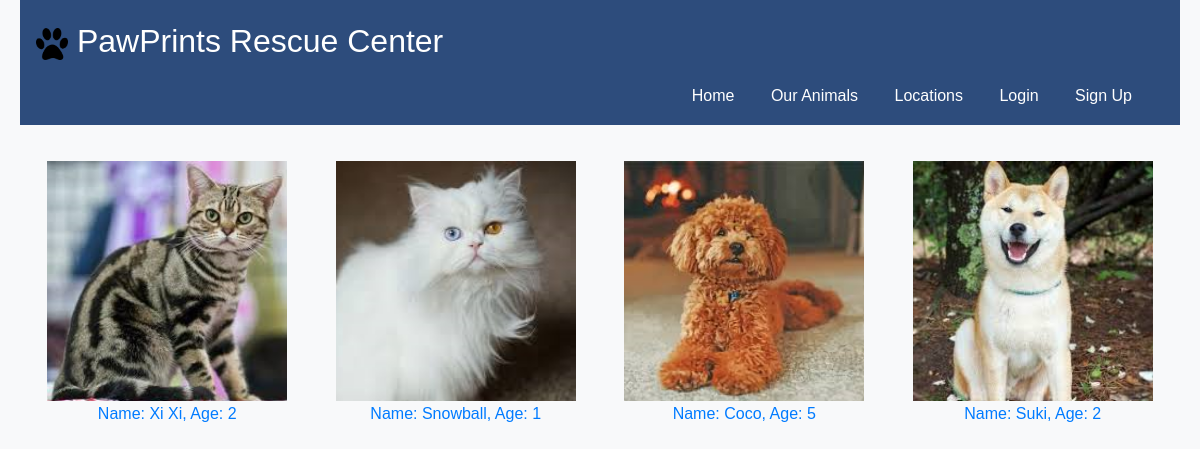
Before: /animals/ with the older database file.
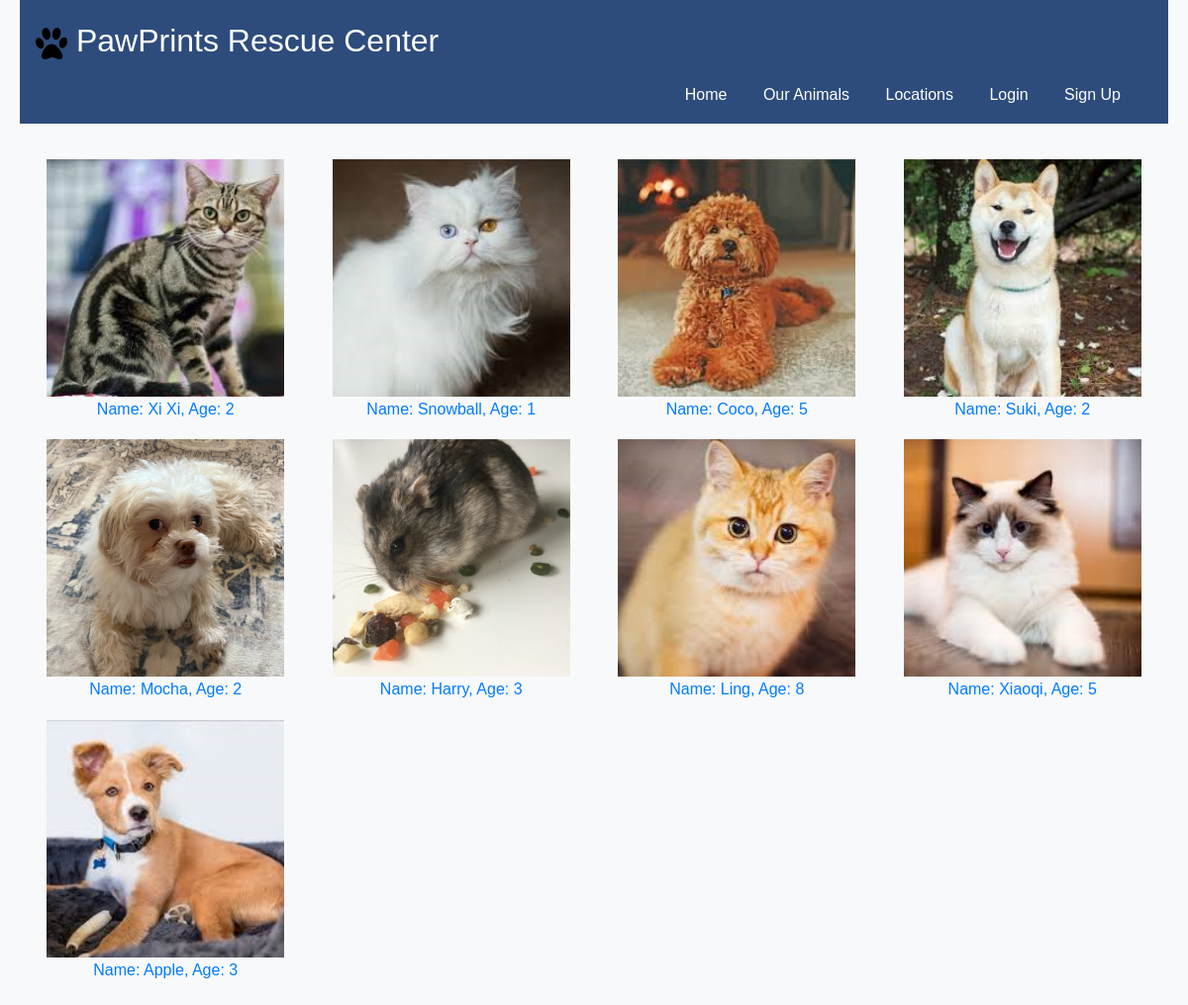
After: the same page with the newer database file.
### shelterapp/models.py (models this page shows, shortened)
class Animal(models.Model):
    animalID = models.AutoField(primary_key=True)
    name = models.CharField(max_length=100)
    species = models.CharField(max_length=100)
    breed = models.CharField(max_length=100)
    age = models.IntegerField()
    gender = models.CharField(max_length=10)
    dateOfArrival = models.DateField()
    adoptedOrNot = models.IntegerField()
    healthStatus = models.CharField(max_length=100)
    description = models.TextField()
    locationID = models.IntegerField()
    reasonForIntake = models.CharField(max_length=100)
    adoptionFee = models.IntegerField()

### shelterapp/views.py (the view)
# urls.py: path('animals/', views.view_animals, name='view_animals'),  # View list of animals
def view_animals(request):
    animals = Animal.objects.all()
    return render(request, 'view_animals.html', {'animals': animals})

### shelterapp/templates/view_animals.html (shortened to what this page needs)
<!DOCTYPE html>
<html lang="en">
<head>
    <link rel="stylesheet" href="https://cdn.jsdelivr.net/npm/bootstrap@5.3.2/dist/css/bootstrap.min.css">
    {% load static %}
    <link rel="stylesheet" href="{% static 'shelterapp/css/style.css' %}">
</head>
<body>
    <div id="header">
        <a href="{% url 'default_page' %}">
            <p id="title">
                <img src="{% static 'shelterapp/images/' %}pawprint.png" alt="pawprint" id="logo">
                PawPrints Rescue Center
            </p>
        </a>
        {% if user.is_authenticated %}
            <ul id="nav">
                <li><a href="{% url 'default_page' %}">Home</a></li>
                {% if user.is_staff %}
                    <li><a href="{% url 'staff_dashboard' %}">Dashboard</a></li>
                {% else %}
                    <li><a href="{% url 'adopter_dashboard' %}">Dashboard</a></li>
                {% endif %}
                <li><a href="{% url 'view_animals' %}">Our Animals</a></li>
                <li><a href="{% url 'view_shelters' %}">Locations</a></li>
                <li>
                    <form id="logout" method="POST" action="{% url 'user_logout' %}">
                        {% csrf_token %}
                        <button type="submit" class="btn btn-danger w-100">Sign Out</button>
                    </form>
                </li>
            </ul>
        {% else %}
            <ul id="nav">
                <li><a href="{% url 'default_page' %}">Home</a></li>
                <li><a href="{% url 'view_animals' %}">Our Animals</a></li>
                <li><a href="{% url 'view_shelters' %}">Locations</a></li>
                <li><a href="{% url 'adopter_login' %}">Login</a></li>
                <li><a href="{% url 'adopter_signup' %}">Sign Up</a></li>
            </ul>
        {% endif %}
    </div>
    <div id="content">
        <ul id="animal_gallery">
            {% for animal in animals %}
                <li>
                    <img src="{% static 'shelterapp/images/animals/' %}{{ animal.animalID }}.png" alt="{{ animal.name }}">
                    <br>
                    <a href="{% url 'animal_profile' animal.animalID %}">
                    Name: {{ animal.name }}, Age: {{ animal.age }}
                    </a>
                </li>
            {% empty %}
            <tr>
                <td colspan="11">No animals available.</td>
            </tr>
            {% endfor %}
        </ul>
    </div>
</body>
</html>

### shelter/static/shelterapp/css/style.css (style rules this page uses)
* { margin: 0; padding: 0; box-sizing: border-box; }
body { font-family: "Arial", sans-serif; line-height: 1.6; background-color: #f8f9fa; color: #333; padding: 0 20px; }
a { text-decoration: none; color: #007bff; }
#header { background-color: #2d4c7c; padding: 1em; position: relative; z-index: 1; }
#title { color: #fff; font-size: 2rem; }
#nav { text-align: right; margin: 0; }
#nav li { display: inline-block; padding-right: 2rem; }
#nav a { text-decoration: none; color: #ffffff; }
#logo { width: 2rem; height: 2rem; }
#animal_gallery { margin-top: 2vw; display: grid; grid-template-columns: repeat(4, 1fr); gap: 1.5vw; padding: 1vw; }
#animal_gallery li { list-style-type: none; text-align: center; }
#animal_gallery img { width: 20vw; }

Changed rows visible on the page:
added Animal: shows a picture, name "Mocha", age "2"
added Animal: shows a picture, name "Harry", age "3"
added Animal: shows a picture, name "Ling", age "8"
added Animal: shows a picture, name "Xiaoqi", age "5"
added Animal: shows a picture, name "Apple", age "3"
